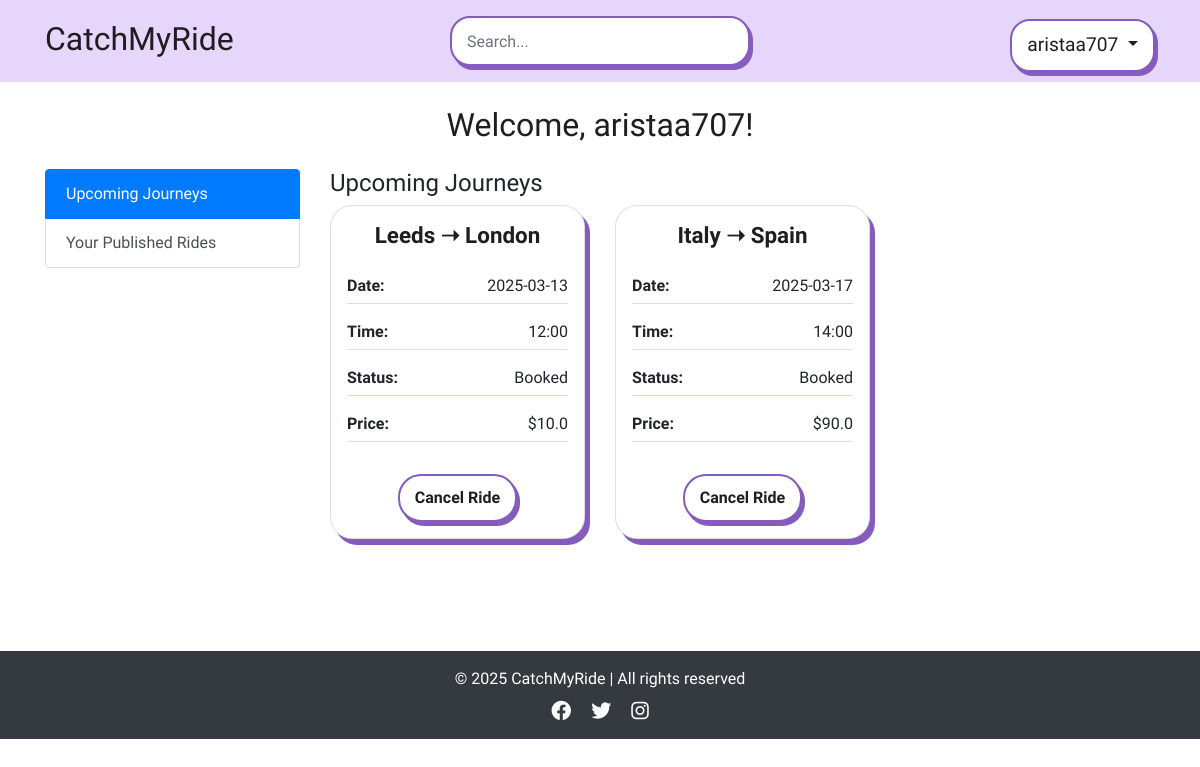
The page /dashboard (signed in) on the database its author committed.
### app/models.py (models this page shows, shortened)
class User(db.Model, UserMixin):
    id = db.Column(db.Integer, primary_key=True)
    username = db.Column(db.String(100), unique=True, nullable=False)
    email = db.Column(db.String(150), unique=True, nullable=False)
    password_hash = db.Column(db.String(200), nullable=False)  # Stores hashed passwords
    is_active = db.Column(db.Boolean, default=True) # to check if the user activation (user authentication)
    published_rides = db.relationship('publish_ride', backref='driver', lazy=True)
    booked_rides = db.relationship('publish_ride', secondary=passenger_rides, backref='passengers')

class publish_ride(db.Model):
    id = db.Column(db.Integer, primary_key=True)
    driver_id = db.Column(db.Integer, db.ForeignKey('user.id'), nullable=False)
    driver_name = db.Column(db.String(100), nullable=False)  # Added Driver Name
    from_location = db.Column(db.String(200), nullable=False)
    to_location = db.Column(db.String(200), nullable=False)
    date_time = db.Column(db.DateTime, nullable=True)  # Now optional
    available_seats_per_date = db.Column(db.JSON, nullable=True)
    price_per_seat = db.Column(db.Float, nullable=False)
    category = db.Column(db.String(50), nullable=False)
    recurrence_dates = db.Column(db.String(255), nullable=True)
    commute_times = db.Column(db.String(255), nullable=True)  # Stores commute time slots
    is_available = db.Column(db.Boolean, default=True)

class book_ride(db.Model):
    id = db.Column(db.Integer, primary_key=True)
    user_id = db.Column(db.Integer, db.ForeignKey('user.id'), nullable=False)
    ride_id = db.Column(db.Integer, db.ForeignKey('publish_ride.id'), nullable=False)
    status = db.Column(db.String(20), default="Booked")
    total_price = db.Column(db.Float, nullable=False)  # Stores the total price of the booking
    seats_selected = db.Column(db.Integer, nullable=False)  # Stores the number of seats selected
    confirmation_email = db.Column(db.String(150), nullable=False)  # Stores the email address for confirmation
    ride_date = db.Column(db.DateTime, nullable=True)  # ✅ Make this nullable for commuting rides
    ride = db.relationship('publish_ride', backref='bookings')

### app/views.py (the view)
@app.route('/dashboard')
@login_required
def dashboard():
    booked_rides = book_ride.query.filter_by(user_id=current_user.id).all()
    upcoming_journeys = []
    for booking in booked_rides:
        ride = publish_ride.query.get(booking.ride_id)
        if ride:
            upcoming_journeys.append({
                "ride_id": ride.id,
                "from": ride.from_location,
                "to": ride.to_location,
                "date": booking.ride_date.strftime('%Y-%m-%d'),
                "time": ride.date_time.strftime('%H:%M') if ride.category == "one-time" and ride.date_time else ride.commute_times,
                "status": booking.status,
                "price": booking.total_price
            })
    user_published_rides = publish_ride.query.filter_by(driver_id=current_user.id).all()
    published_rides = {"one_time": [], "commuting": []}
    for ride in user_published_rides:
        if ride.category == "one-time":
            published_rides["one_time"].append({
                "ride_id": ride.id,
                "from": ride.from_location,
                "to": ride.to_location,
                "date": ride.date_time.strftime('%Y-%m-%d'),
                "time": ride.date_time.strftime('%H:%M'),
                "price": ride.price_per_seat,
                "passengers": [
                    {"name": User.query.get(passenger.user_id).username, "email": passenger.confirmation_email}
                    for passenger in book_ride.query.filter_by(ride_id=ride.id).all()
                ]
            })
        else:  # Commuting rides (fetching dates from `book_ride` table)
            ride_data = {
                "ride_id": ride.id,
                "from": ride.from_location,
                "to": ride.to_location,
                "time": ride.commute_times,
                "price": ride.price_per_seat,
                "dates": {}
            }
            ride_dates = db.session.query(book_ride.ride_date).filter_by(ride_id=ride.id).distinct().all()
            for date_obj in ride_dates:
                date_str = date_obj[0].strftime('%Y-%m-%d')  # Convert date object to string
                passengers = book_ride.query.filter_by(ride_id=ride.id, ride_date=date_obj[0]).all()
                ride_data["dates"][date_str] = [
                    {"name": User.query.get(passenger.user_id).username, "email": passenger.confirmation_email}
                    for passenger in passengers
                ]
            published_rides["commuting"].append(ride_data)
    return render_template("dashboard.html",
                           user=current_user,
                           upcoming_journeys=upcoming_journeys,
                           published_rides=published_rides)

### app/views.py (called while the page is built)
@login_manager.user_loader
def load_user(user_id):
    return User.query.get(int(user_id))

@app.context_processor
def inject_user():
    return dict(user=current_user)

### app/templates/dashboard.html (shortened to what this page needs)
{% extends 'base.html' %}
{% block content %}
<div class="container mt-4">
    <h2 class="mb-4 text-center">Welcome, {{ user.username }}!</h2>
    <div class="row">
        <div class="col-md-3">
            <div class="list-group">
                <a href="#" class="list-group-item list-group-item-action active" id="showUpcoming">Upcoming Journeys</a>
                <a href="#" class="list-group-item list-group-item-action" id="showPublished">Your Published Rides</a>
            </div>
        </div>
        <div class="col-md-9">
            <div id="upcomingSection" class="mb-4">
                <h4>Upcoming Journeys</h4>
                {% if upcoming_journeys %}
                    <div class="row">
                        {% for journey in upcoming_journeys %}
                        <div class="col-md-4 mb-3">
                            <div class="card p-3">
                                <h5 class="card-title">{{ journey.from }} ➝ {{ journey.to }}</h5>
                                <p class="detail-item"><span class="detail-heading">Date:</span> {{ journey.date }}</p>
                                <p class="detail-item"><span class="detail-heading">Time:</span> {{ journey.time }}</p>
                                <p class="detail-item"><span class="detail-heading">Status:</span> {{ journey.status }}</p>
                                <p class="detail-item"><span class="detail-heading">Price:</span> ${{ journey.price }}</p>
                                <div class="text-center mt-3">
                                    <button class="btn-one">Cancel Ride</button>
                                </div>
                            </div>
                        </div>
                        {% endfor %}
                    </div>
                {% else %}
                    <p class="text-muted">No upcoming journeys booked.</p>
                {% endif %}
            </div>
        </div>
    </div>
</div>
{% endblock %}

### app/templates/base.html (shortened to what this page needs)
<!DOCTYPE html>
<html lang="en">
<head>
    <link rel="stylesheet" href="https://stackpath.bootstrapcdn.com/bootstrap/4.2.1/css/bootstrap.min.css">
    <link rel="stylesheet" href="{{ url_for('static', filename='style.css') }}">
    <link rel="stylesheet" href="https://cdnjs.cloudflare.com/ajax/libs/font-awesome/6.0.0-beta3/css/all.min.css">
    <link href='https://unpkg.com/boxicons@2.1.4/css/boxicons.min.css' rel='stylesheet'>
    <link rel="stylesheet" href="https://cdn.jsdelivr.net/npm/flatpickr/dist/flatpickr.min.css">
</head>
<body>
    <nav class="navbar">
        <div class="container navbar-container d-flex align-items-baseline justify-content-between">
            <a class="navbar-brand navbar-logo" href="/" aria-label="Catch My Ride Logo" title="Go to home page">
                CatchMyRide
            </a>
            <div class="search-container">
                <form class="form-inline">
                    <input class="form-control input" type="search" placeholder="Search..." aria-label="Search" id="searchInput" readonly>
                </form>
            </div>
            <div class="dropdown">
                {% if user.is_authenticated %}
                    <button class="btn btn-secondary dropdown-toggle" type="button" id="profileDropdown" data-toggle="dropdown">
                        {{ user.username }}
                    </button>
                {% endif %}
            </div>
        </div>
    </nav>
    <main>
        {% block content %}{% endblock %}
    </main>
    <br>
    <footer class="bg-dark text-white text-center py-3 mt-5">
        <div class="container">
            <p class="mb-0">© 2025 CatchMyRide | All rights reserved</p>
            <div class="social-links mt-2">
                <a href="#" class="text-white mx-2"><i class="fa-brands fa-facebook fa-lg"></i></a>
                <a href="#" class="text-white mx-2"><i class="fa-brands fa-twitter fa-lg"></i></a>
                <a href="#" class="text-white mx-2"><i class="fa-brands fa-instagram fa-lg"></i></a>
            </div>
        </div>
    </footer>
</body>
</html>

### app/static/style.css (style rules this page uses)
body { margin: 0; background-color: #fff; font-family: "Oxanium", serif; font-weight: 300; }
h2 { font-family: 'Shrikhand', serif; color: #1f1d21; }
.navbar .container { display: flex; flex-direction: row; align-items: center; justify-content: space-between; }
.navbar { background-color: #e6d6fc !important; text-align: center; padding: 10px 0; }
.navbar-logo, .navbar-logo:hover { color: #1f1d21; font-family: "Shrikhand", serif; font-size: 2rem; }
.search-container { max-width: 300px; text-align: center; }
@media (min-width: 992px) { .search-container { position: absolute; left: 50%; top: 50%; transform: translate(-50%, -50%); } }
.navbar .form-inline input { background-color: #fff; height: 50px; width: 300px; border: 2px solid #855bbe; box-shadow: 3px 4px 0px #855bbe; border-radius: 20px; transition: all 0.3s ease-in-out; padding: 8px 15px; }
#profileDropdown { color: #1f1d21; font-size: 1.2rem; background-color: #fff; padding: 10px 15px; border-radius: 20px; border: 2px solid #855bbe; box-shadow: 3px 4px 0px #855bbe; transition: all 0.2s ease-in-out; }
.btn-one { color: #1f1d21; background-color: white; padding: 10px 15px; font-weight: bold; border-radius: 23px; border: 2px solid #855bbe; box-shadow: 3px 4px 0px #855bbe; transition: all 0.2s ease-in-out; }
.card { border-radius: 22px; box-shadow: 5px 6px 0px #855bbe; transition: transform 0.2s ease-in-out; }
.card-title { font-weight: 700; color: #1f1d21; text-align: center; font-size: 1.4rem; margin-bottom: 25px; }
.card .text-center { margin-top: 15px; }
.detail-item { display: flex; justify-content: space-between; border-bottom: 1px solid #e6d6fc; padding-bottom: 5px; }
.detail-heading { font-weight: 600; }

### rows shown on the page
User: username "aristaa707"
publish_ride: from "Leeds", to "London"
book_ride: status "Booked", price "10.0"
publish_ride: from "Italy", to "Spain", time "14:00"
book_ride: status "Booked", price "90.0"

### other values the page prints
{{ journey.date }} "2025-03-13" "2025-03-17"
{{ journey.time }} "12:00"
